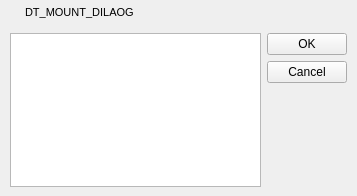
<?xml version="1.0" encoding="UTF-8"?>
<ui version="4.0">
 <class>DTMountDialog</class>
 <widget class="QWidget" name="DTMountDialog">
  <property name="geometry">
   <rect>
    <x>0</x>
    <y>0</y>
    <width>357</width>
    <height>196</height>
   </rect>
  </property>
  <property name="windowTitle">
   <string>DT_MOUNT_DILAOG</string>
  </property>
  <property name="windowIcon">
   <iconset resource="../../../Resources/ltorrent.qrc">
    <normaloff>:/icons/app.ico</normaloff>:/icons/app.ico</iconset>
  </property>
  <layout class="QVBoxLayout" name="verticalLayout">
   <property name="spacing">
    <number>0</number>
   </property>
   <property name="leftMargin">
    <number>1</number>
   </property>
   <property name="topMargin">
    <number>1</number>
   </property>
   <property name="rightMargin">
    <number>1</number>
   </property>
   <property name="bottomMargin">
    <number>0</number>
   </property>
   <item>
    <widget class="QWidget" name="titleBar" native="true">
     <property name="minimumSize">
      <size>
       <width>0</width>
       <height>23</height>
      </size>
     </property>
     <property name="maximumSize">
      <size>
       <width>16777215</width>
       <height>23</height>
      </size>
     </property>
     <property name="styleSheet">
      <string notr="true"/>
     </property>
     <layout class="QHBoxLayout" name="horizontalLayout">
      <property name="spacing">
       <number>4</number>
      </property>
      <property name="leftMargin">
       <number>5</number>
      </property>
      <property name="topMargin">
       <number>0</number>
      </property>
      <property name="rightMargin">
       <number>1</number>
      </property>
      <property name="bottomMargin">
       <number>0</number>
      </property>
      <item>
       <widget class="QLabel" name="tbMenu">
        <property name="maximumSize">
         <size>
          <width>15</width>
          <height>15</height>
         </size>
        </property>
        <property name="text">
         <string/>
        </property>
        <property name="pixmap">
         <pixmap resource="../../../Resources/ltorrent.qrc">:/icons/app.ico</pixmap>
        </property>
        <property name="scaledContents">
         <bool>true</bool>
        </property>
       </widget>
      </item>
      <item>
       <widget class="QLabel" name="LTitle">
        <property name="minimumSize">
         <size>
          <width>100</width>
          <height>22</height>
         </size>
        </property>
        <property name="maximumSize">
         <size>
          <width>16777215</width>
          <height>22</height>
         </size>
        </property>
        <property name="font">
         <font>
          <family>Arial</family>
          <pointsize>8</pointsize>
          <weight>50</weight>
          <bold>false</bold>
          <stylestrategy>PreferDefault</stylestrategy>
         </font>
        </property>
        <property name="styleSheet">
         <string notr="true"/>
        </property>
        <property name="text">
         <string>DT_MOUNT_DILAOG</string>
        </property>
        <property name="textFormat">
         <enum>Qt::AutoText</enum>
        </property>
       </widget>
      </item>
      <item>
       <widget class="QPushButton" name="pbClose">
        <property name="minimumSize">
         <size>
          <width>22</width>
          <height>22</height>
         </size>
        </property>
        <property name="maximumSize">
         <size>
          <width>22</width>
          <height>22</height>
         </size>
        </property>
        <property name="iconSize">
         <size>
          <width>22</width>
          <height>22</height>
         </size>
        </property>
        <property name="flat">
         <bool>true</bool>
        </property>
       </widget>
      </item>
     </layout>
    </widget>
   </item>
   <item>
    <widget class="QWidget" name="m_centralWidget" native="true">
     <layout class="QGridLayout" name="gridLayout">
      <item row="0" column="0">
       <widget class="QListView" name="listView">
        <property name="editTriggers">
         <set>QAbstractItemView::NoEditTriggers</set>
        </property>
       </widget>
      </item>
      <item row="0" column="1">
       <layout class="QVBoxLayout">
        <property name="spacing">
         <number>6</number>
        </property>
        <property name="margin">
         <number>0</number>
        </property>
        <item>
         <widget class="QPushButton" name="okButton">
          <property name="text">
           <string>OK</string>
          </property>
         </widget>
        </item>
        <item>
         <widget class="QPushButton" name="cancelButton">
          <property name="text">
           <string>Cancel</string>
          </property>
         </widget>
        </item>
        <item>
         <spacer>
          <property name="orientation">
           <enum>Qt::Vertical</enum>
          </property>
          <property name="sizeHint" stdset="0">
           <size>
            <width>20</width>
            <height>40</height>
           </size>
          </property>
         </spacer>
        </item>
       </layout>
      </item>
     </layout>
    </widget>
   </item>
  </layout>
 </widget>
 <resources>
  <include location="../../../Resources/ltorrent.qrc"/>
  <include location="ltorrent.qrc"/>
 </resources>
 <connections>
  <connection>
   <sender>cancelButton</sender>
   <signal>clicked()</signal>
   <receiver>DTMountDialog</receiver>
   <slot>reject()</slot>
   <hints>
    <hint type="sourcelabel">
     <x>330</x>
     <y>66</y>
    </hint>
    <hint type="destinationlabel">
     <x>197</x>
     <y>125</y>
    </hint>
   </hints>
  </connection>
 </connections>
 <slots>
  <slot>MountSelectedFILE()</slot>
 </slots>
</ui>
